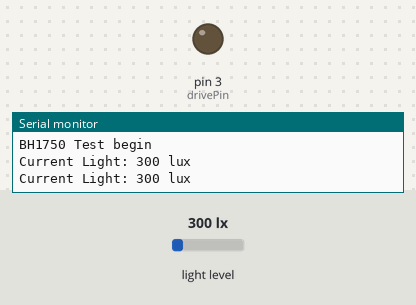
Recording of a sketch running on a simulated Arduino Uno, built with avr-gcc and run on an emulated ATmega328P. Parts: output pins drawn as LEDs (lit = HIGH), the last lines printed to the serial monitor. The test bench sets the inputs (shaded band); at power-on: light level 300 lx.

Above: at 1.8 s.
1.9 s: light level set to 285 lx
At 3.0 s:
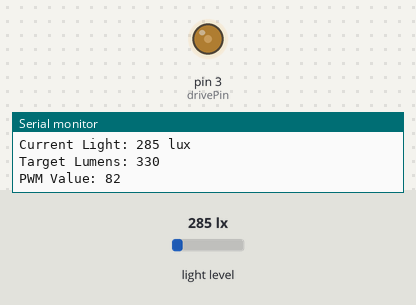
Timing chart, 0 to 4.9 s (numbered marks = the images above; inputs shaded):
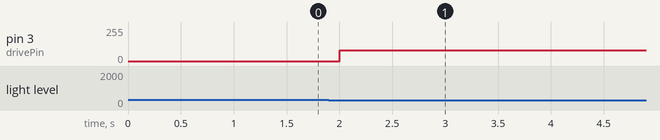

Measured:
- the behaviour switches between 300 and 299 lx on light level (found by bisection; images 0 and 1)
- after the input at 1.9 s, pin 3 (drivePin): 0/255 → 82/255 after 0.10 s

The sketch:

ard.ino
```cpp
#include <Wire.h>
#include <BH1750.h>

BH1750 lightMeter;

int drivePin = 3; // PWM output connected to LED driver circuit
float area = 1.0; // Area in square meters (assumed 1 square meter for simplicity)
int currentLux = 0;

void setup() {
  Serial.begin(9600);

  // Initialize the I2C bus (BH1750 library doesn't do this automatically)
  Wire.begin();

  lightMeter.begin();
  pinMode(drivePin, OUTPUT);

  Serial.println(F("BH1750 Test begin"));
}

void loop() {
  currentLux = lightMeter.readLightLevel();
  Serial.print("Current Light: ");
  Serial.print(currentLux);
  Serial.println(" lux");

  if (currentLux < 300) {
    adjustLedBrightness(330);
  } else if (currentLux < 100) {
    adjustLedBrightness(665);
  } else if (currentLux < 50) {
    adjustLedBrightness(1000);
  }

  delay(1000); // Wait for 1 second before taking another reading
}

void adjustLedBrightness(int targetLumens) {
  // Convert target lumens to lux based on the area
  int targetLux = targetLumens / area;

  // Map target lux to PWM value
  int pwmValue = map(targetLux, 0, 1023, 0, 255); // Adjust mapping as necessary
  analogWrite(drivePin, pwmValue);

  Serial.print("Target Lumens: ");
  Serial.println(targetLumens);
  Serial.print("PWM Value: ");
  Serial.println(pwmValue);
}
```
